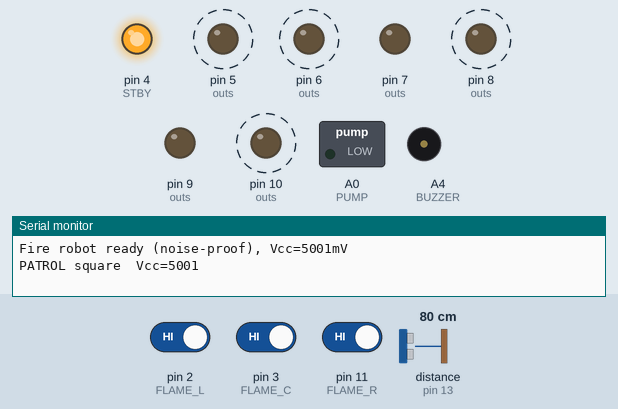
Simulated run of this sketch. Board: Arduino Uno, built with avr-gcc and run on an emulated ATmega328P. On the bench: switched loads named in the sketch (green lamp = pin HIGH), output pins drawn as LEDs (lit = HIGH), buzzer (waves = sounding, pin HIGH), the last lines printed to the serial monitor. Wiring (inferred from the names in the program): ultrasonic range finder: trigger pin 12; echo pin 13. Dashed ring = blinking. The test bench sets the inputs (shaded band); at power-on: pin 3 (FLAME_C) HIGH, distance to the obstacle (sensor on pin 13) 80 cm, pin 2 (FLAME_L) HIGH, pin 11 (FLAME_R) HIGH. The echo pulse lasts 58.3 µs per cm; pins used as bus, display or sensor lines are not drawn.

Above: at 2.7 s.
2.8 s: pin 3 (FLAME_C) driven LOW
At 3.04 s:
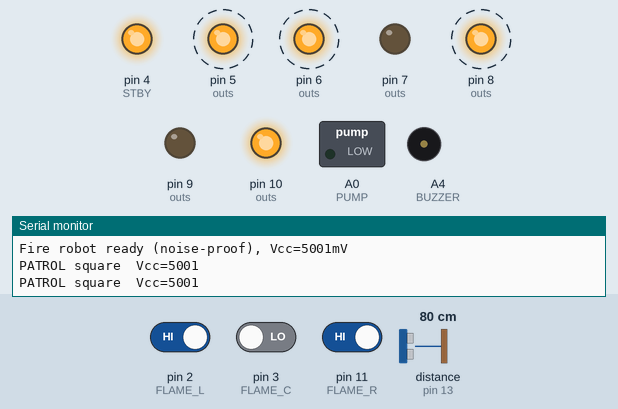
5.8 s: pin 3 (FLAME_C) driven HIGH
At 7.4 s:
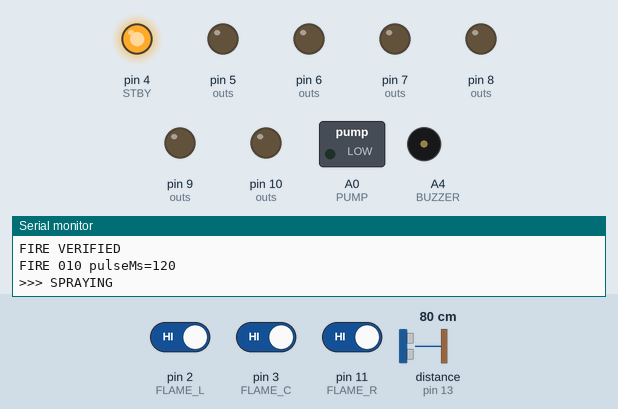
8.8 s: distance to the obstacle (sensor on pin 13) set to 22 cm
11.8 s: distance to the obstacle (sensor on pin 13) set to 17 cm
At 12.4 s:
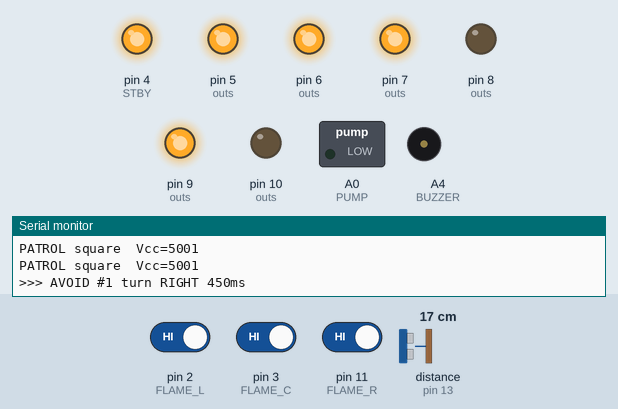
14.8 s: pin 2 (FLAME_L) driven LOW
At 17.53 s:
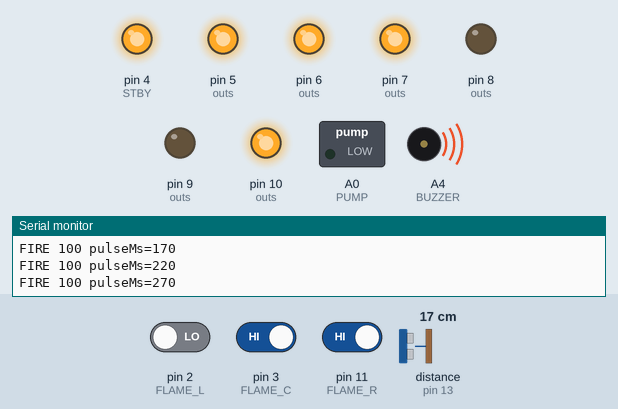
17.8 s: pin 11 (FLAME_R) driven LOW
At 20.4 s:
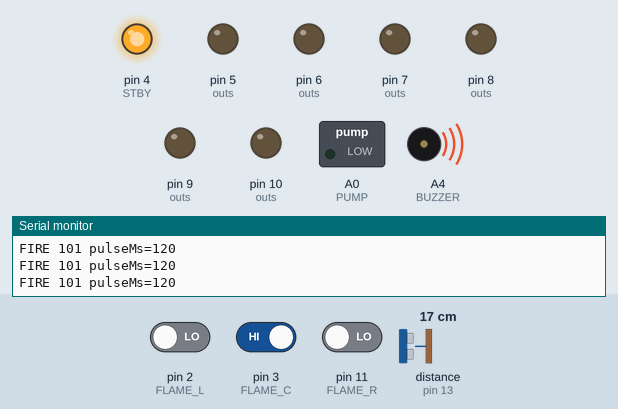
Timing chart, 0 to 21.8 s (numbered marks = the images above; inputs shaded):
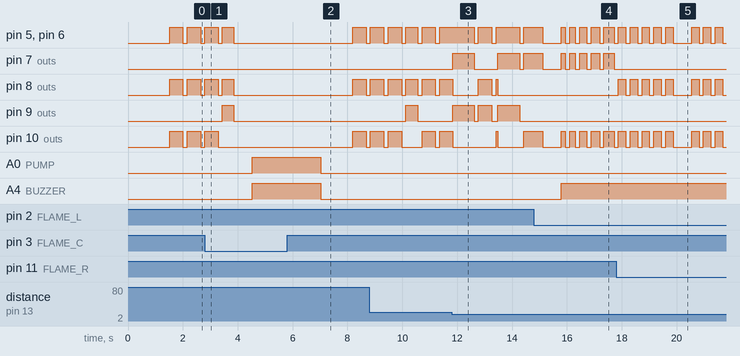

Measured:
- the behaviour switches between 20 and 19 cm on distance to the obstacle (sensor on pin 13) (found by bisection; images 2 and 3)
- after the input at 2.8 s, pin 5 (outs), pin 6 (outs), pin 8 (outs): goes on until 3.8 s, then stays LOW; pin 10 (outs): goes on until 3.3 s, then stays LOW; A0 (PUMP), A4 (BUZZER): LOW → HIGH after 1.7 s
- after the input at 5.8 s, pin 5 (outs), pin 6 (outs), pin 8 (outs), pin 10 (outs): LOW → HIGH after 2.4 s, → LOW 0.48 s later; A4 (BUZZER): goes on until 7.0 s, then stays LOW
- after the input at 11.8 s, pin 7 (outs): goes HIGH 0.79 s, LOW 0.86 s, HIGH 0.79 s, LOW 0.15 s, then HIGH, starting at once
- after the input at 14.8 s, pin 8 (outs), pin 9 (outs): stops changing and stays LOW; A4 (BUZZER): LOW → HIGH after 0.99 s
- after the input at 17.8 s, pin 7 (outs): stops changing and stays LOW; pin 8 (outs): LOW → HIGH after 0.08 s, → LOW 0.27 s later, → HIGH 0.16 s later, → LOW 0.27 s later, … (16 changes in this stretch)
- by itself, pin 5 (outs), pin 6 (outs), pin 8 (outs), pin 10 (outs): alternates HIGH for 0.48 s and LOW for 0.16 s

The sketch:

fire_robot_debug_new.ino
```cpp
// ===== Fire Robot: noise-proof version (voltage guard + stopped verification + spray lockout) =====
const int PWMA = 5, AIN1 = 7, AIN2 = 8;
const int PWMB = 6, BIN1 = 9, BIN2 = 10;
const int STBY = 4;
const int FLAME_L = 2, FLAME_C = 3, FLAME_R = 11;
const int TRIG = 12, ECHO = 13;
const int BUZZER = A4, PUMP = A0;

// ---- patrol settings ----
const int  PATROL_PATTERN    = 2;      // 0 = squares, 1 = circles, 2 = alternate each run
const long PATROL_RUN_MS     = 15000;
const long REST_MS           = 5000;
const int  SQUARE_SIDE_SEGS  = 3;
const int  SQUARE_TURN_MS    = 380;
const int  CIRCLE_INNER      = 110;

// ---- speed / timing ----
const int  SPEED         = 255;
const int  TURN          = 255;
const int  SEG_MS        = 450;
const int  SETTLE_MS     = 150;        // wait after every move before reading flames (was 40)
const int  KICK_MS       = 30;
const int  PING_GAP_MS   = 20;

// ---- noise protection ----
const int  VCC_MIN_MV    = 4600;       // ignore flame readings while the 5V rail is below this
const int  VERIFY_SETTLE = 250;        // stopped wait before verifying a flame
const int  VERIFY_READS  = 3;          // fire must show on all of these reads
const int  VERIFY_GAP_MS = 80;
const long VERIFIED_HOLD = 4000;       // a verified flame is trusted this long while chasing
const long SPRAY_LOCKOUT = 4000;       // minimum time between sprays

// ---- obstacle ----
const int  OBSTACLE_CM   = 20;
const int  HAND_CM       = 15;
const int  BACK_CM       = 30;
const int  MS_PER_CM     = 25;
const int  AVOID_TURN_MS = 450;
const int  AVOID_GROW_MS = 200;
const int  AVOID_MAX_MS  = 1100;

// ---- fire ----
const int  FLAME_ACTIVE  = LOW;
const bool SWAP_SIDES    = false;
const int  TURN_MIN_MS   = 120;
const int  TURN_GROW_MS  = 50;
const int  TURN_MAX_MS   = 450;
const int  SPRAY_MS      = 2500;
const int  SIDE_TIMEOUT  = 14;
const int  SEARCH_PULSES = 8;
const bool LEFT_INVERT   = true;
const bool RIGHT_INVERT  = true;
const bool DEBUG         = true;

int  sidePulses = 0, lastDir = 0, searchLeft = 0, avoidStreak = 0;
int  pulseMs = TURN_MIN_MS;
bool turnRightNext = true;
bool resting = false;
unsigned long patrolStart = 0, restStart = 0, lastPrint = 0, verifiedUntil = 0, lastSpray = 0;
int  patternNow = 0;
int  squareSegsDone = 0;

long readVcc() {                       // Arduino 5V rail in mV
  ADMUX = _BV(REFS0) | _BV(MUX3) | _BV(MUX2) | _BV(MUX1);
  delay(3);
  ADCSRA |= _BV(ADSC);
  while (bit_is_set(ADCSRA, ADSC));
  return 1125300L / ADC;
}

void setMotor(int in1, int in2, int pwm, int speed, bool invert) {
  if (invert) speed = -speed;
  if (speed > 0)      { digitalWrite(in1, HIGH); digitalWrite(in2, LOW);  analogWrite(pwm, speed); }
  else if (speed < 0) { digitalWrite(in1, LOW);  digitalWrite(in2, HIGH); analogWrite(pwm, -speed); }
  else                { digitalWrite(in1, LOW);  digitalWrite(in2, LOW);  analogWrite(pwm, 0); }
}
void drive(int l, int r) {
  setMotor(AIN1, AIN2, PWMA, l, LEFT_INVERT);
  setMotor(BIN1, BIN2, PWMB, r, RIGHT_INVERT);
}
void stopMotors() { drive(0, 0); }
int  sgn(int v) { return v > 0 ? 1 : (v < 0 ? -1 : 0); }

long readOnce() {
  digitalWrite(TRIG, LOW);  delayMicroseconds(2);
  digitalWrite(TRIG, HIGH); delayMicroseconds(10);
  digitalWrite(TRIG, LOW);
  long d = pulseIn(ECHO, HIGH, 15000);
  return d == 0 ? 999 : d / 58;
}
long getDistance() {
  long a = readOnce();
  if (a >= OBSTACLE_CM + 10) return (a >= 999) ? -1 : a;
  long b = readOnce(), c = readOnce();
  long med = max(min(a, b), min(max(a, b), c));
  return (med >= 999) ? -1 : med;
}

bool runFor(int l, int r, int ms, bool watch) {
  bool straightish = (l == r) || (l == -r);
  if (straightish && l != 0) { drive(255 * sgn(l), 255 * sgn(r)); delay(KICK_MS); }
  drive(l, r);
  unsigned long t0 = millis();
  int hits = 0;
  while (millis() - t0 < (unsigned long)ms) {
    if (watch) {
      long d = readOnce();
      if (d > 0 && d < OBSTACLE_CM) { if (++hits >= 2) { stopMotors(); return true; } }
      else hits = 0;
    }
    delay(PING_GAP_MS);
  }
  stopMotors();
  delay(SETTLE_MS);
  return false;
}
void pivot(int dir, int ms) { runFor(dir * TURN, -dir * TURN, ms, false); }

// reads the 3 flame sensors; returns all-false while the supply is sagging
void readFlames(bool &L, bool &C, bool &R) {
  L = C = R = false;
  if (readVcc() < VCC_MIN_MV) {        // give the supply a moment to recover, then check again
    delay(150);
    if (readVcc() < VCC_MIN_MV) return;
  }
  int nl = 0, nc = 0, nr = 0;
  for (int i = 0; i < 6; i++) {
    if (digitalRead(FLAME_L) == FLAME_ACTIVE) nl++;
    if (digitalRead(FLAME_C) == FLAME_ACTIVE) nc++;
    if (digitalRead(FLAME_R) == FLAME_ACTIVE) nr++;
    delay(1);
  }
  L = nl >= 5; C = nc >= 5; R = nr >= 5;
  if (SWAP_SIDES) { bool t = L; L = R; R = t; }
}

// stop, wait, then fire must show on every read, or it is noise
bool verifyFire(bool &L, bool &C, bool &R) {
  stopMotors();
  delay(VERIFY_SETTLE);
  for (int i = 0; i < VERIFY_READS; i++) {
    readFlames(L, C, R);
    if (!(L || C || R)) return false;
    delay(VERIFY_GAP_MS);
  }
  return true;
}

void extinguish() {
  stopMotors();
  if (DEBUG) Serial.println(">>> SPRAYING");
  digitalWrite(BUZZER, HIGH);
  digitalWrite(PUMP, HIGH);
  delay(SPRAY_MS);
  digitalWrite(PUMP, LOW);
  digitalWrite(BUZZER, LOW);
  lastSpray = millis();
  verifiedUntil = 0;                   // after a spray, the flame must be verified again
  delay(600);                          // let the supply recover
}

void avoidObstacle() {
  digitalWrite(BUZZER, LOW);
  avoidStreak++;
  int turnMs = min(AVOID_TURN_MS + (avoidStreak - 1) * AVOID_GROW_MS, AVOID_MAX_MS);
  int dir = turnRightNext ? +1 : -1;
  if (DEBUG) {
    Serial.print(">>> AVOID #"); Serial.print(avoidStreak);
    Serial.print(" turn "); Serial.print(dir > 0 ? "RIGHT " : "LEFT "); Serial.print(turnMs); Serial.println("ms");
  }
  runFor(-SPEED, -SPEED, BACK_CM * MS_PER_CM, false);
  pivot(dir, turnMs);
  turnRightNext = !turnRightNext;
  squareSegsDone = 0;
}

void setup() {
  pinMode(PUMP, OUTPUT);   digitalWrite(PUMP, LOW);
  pinMode(BUZZER, OUTPUT); digitalWrite(BUZZER, LOW);
  Serial.begin(9600);
  pinMode(STBY, OUTPUT); digitalWrite(STBY, HIGH);
  int outs[] = {PWMA, AIN1, AIN2, PWMB, BIN1, BIN2, TRIG};
  for (int i = 0; i < 7; i++) { pinMode(outs[i], OUTPUT); digitalWrite(outs[i], LOW); }
  pinMode(FLAME_L, INPUT); pinMode(FLAME_C, INPUT); pinMode(FLAME_R, INPUT);
  pinMode(ECHO, INPUT);
  patternNow = (PATROL_PATTERN == 1) ? 1 : 0;
  Serial.print("Fire robot ready (noise-proof), Vcc="); Serial.print(readVcc()); Serial.println("mV");
  delay(1500);
  patrolStart = millis();
}

void loop() {
  bool L, C, R;
  readFlames(L, C, R);                 // motors are stopped and settled

  // ---------- FIRE SEEN ----------
  if (L || C || R) {
    if (millis() > verifiedUntil) {    // not yet trusted: verify with the motors stopped
      if (!verifyFire(L, C, R)) {
        if (DEBUG) { Serial.print("FALSE ALARM (noise), Vcc="); Serial.println(readVcc()); }
        return;
      }
      verifiedUntil = millis() + VERIFIED_HOLD;
      if (DEBUG) Serial.println("FIRE VERIFIED");
    }
    resting = false; patrolStart = millis();
    avoidStreak = 0;
    searchLeft = SEARCH_PULSES;
    digitalWrite(BUZZER, HIGH);        // beep only for a verified flame

    if (DEBUG) {
      Serial.print("FIRE "); Serial.print(L); Serial.print(C); Serial.print(R);
      Serial.print(" pulseMs="); Serial.println(pulseMs);
    }

    if (C) {                           // aimed: spray (with lockout)
      lastDir = 0; sidePulses = 0; pulseMs = TURN_MIN_MS;
      if (millis() - lastSpray > (unsigned long)SPRAY_LOCKOUT) extinguish();
      else delay(100);
      return;
    }
    if (L && R) {                      // both sides, not center: close in a little
      lastDir = 0; pulseMs = TURN_MIN_MS;
      runFor(SPEED, SPEED, SEG_MS / 2, false);
      return;
    }
    int dir = L ? -1 : +1;             // one side: pivot toward it
    if (dir != lastDir) pulseMs = TURN_MIN_MS;
    else                pulseMs = min(pulseMs + TURN_GROW_MS, TURN_MAX_MS);
    lastDir = dir;
    sidePulses++;
    if (sidePulses >= SIDE_TIMEOUT) {
      if (DEBUG) Serial.println("!!! center never lit, spraying from the side");
      if (millis() - lastSpray > (unsigned long)SPRAY_LOCKOUT) extinguish();
      sidePulses = 0; pulseMs = TURN_MIN_MS;
      return;
    }
    pivot(dir, pulseMs);
    return;
  }

  // ---------- NO FIRE ----------
  sidePulses = 0;
  digitalWrite(BUZZER, LOW);
  digitalWrite(PUMP, LOW);

  if (searchLeft > 0) {                // just lost it: pivot where it was
    searchLeft--;
    if (lastDir != 0) pivot(lastDir, TURN_MIN_MS * 2);
    else              delay(60);
    return;
  }
  pulseMs = TURN_MIN_MS;

  // ---------- REST BREAK ----------
  unsigned long now = millis();
  if (resting) {
    if (now - restStart >= (unsigned long)REST_MS) {
      resting = false; patrolStart = now; squareSegsDone = 0;
      if (DEBUG) Serial.println("--- rest over, patrolling again");
    } else {
      if (DEBUG && now - lastPrint > 1000) {
        lastPrint = now;
        Serial.print("RESTING, "); Serial.print((REST_MS - (now - restStart)) / 1000); Serial.println("s left");
      }
      long hd = getDistance();
      if (hd > 0 && hd < HAND_CM) { avoidObstacle(); return; }
      delay(30);
      return;
    }
  } else if (now - patrolStart >= (unsigned long)PATROL_RUN_MS) {
    resting = true; restStart = now;
    stopMotors();
    if (PATROL_PATTERN == 2) patternNow = 1 - patternNow;
    if (DEBUG) Serial.println("--- REST: standing still");
    return;
  }

  // ---------- PATROL ----------
  if (DEBUG && now - lastPrint > 800) {
    lastPrint = now;
    Serial.print(patternNow == 0 ? "PATROL square" : "PATROL circle");
    Serial.print("  Vcc="); Serial.println(readVcc());
  }
  bool hit;
  if (patternNow == 0) {
    hit = runFor(SPEED, SPEED, SEG_MS, true);
    if (!hit && ++squareSegsDone >= SQUARE_SIDE_SEGS) {
      pivot(+1, SQUARE_TURN_MS);
      squareSegsDone = 0;
    }
  } else {
    hit = runFor(SPEED, CIRCLE_INNER, SEG_MS, true);
  }
  if (hit) avoidObstacle();
  else     avoidStreak = 0;
}
```
